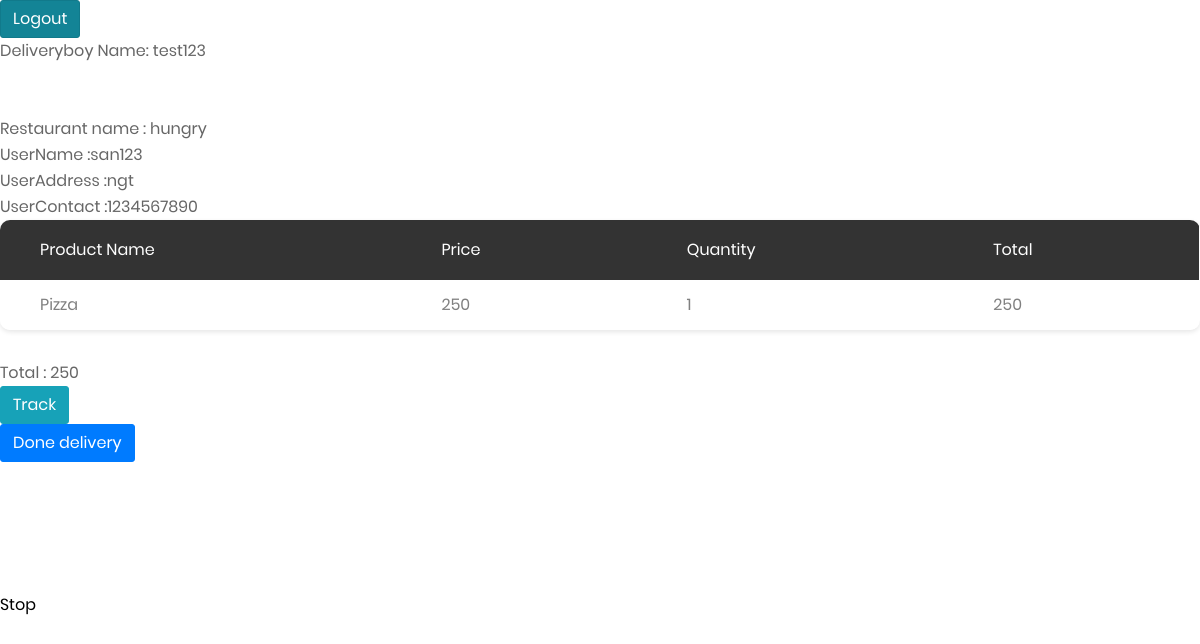
Before: /Admin/deliveryboy.php?login=success (signed in) with the older database file.
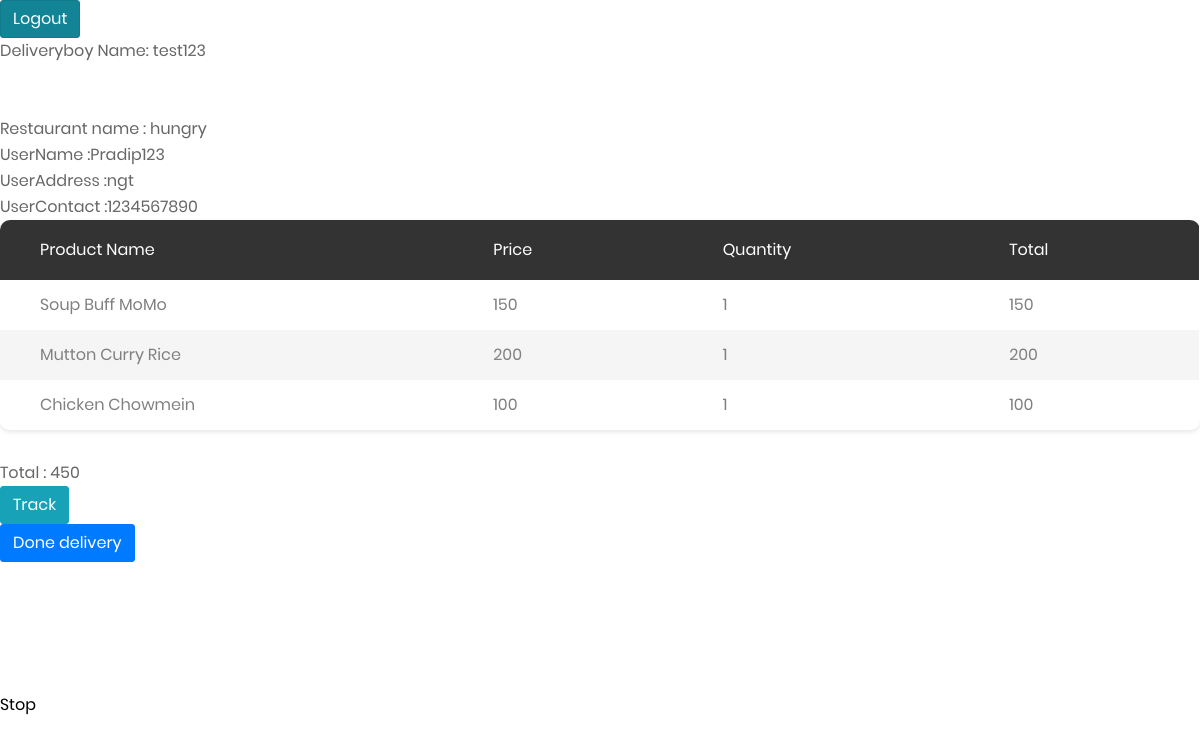
After: the same page with the newer database file.
### tables this page shows
CREATE TABLE `order_list` (
  `Order_Id` int(11) NOT NULL,
  `UserId` varchar(200) NOT NULL,
  `R_Id` int(11) NOT NULL,
  `Id` int(11) NOT NULL,
  `quantity` int(11) NOT NULL,
  `price` int(11) NOT NULL,
  `UserAddress` varchar(200) NOT NULL,
  `UserPhone` int(11) NOT NULL,
  `status` varchar(20) DEFAULT 'ordered'
);

CREATE TABLE `products` (
  `id` int(11) NOT NULL,
  `name` varchar(50) NOT NULL,
  `description` text NOT NULL,
  `price` float NOT NULL,
  `shipping` float NOT NULL,
  `quantity` int(11) NOT NULL DEFAULT '5',
  `image` varchar(250) NOT NULL,
  `R_Id` int(11) NOT NULL,
  `categories` varchar(50) NOT NULL
);

### Admin/deliveryboy.php (the view, shortened to what this page needs)
<!DOCTYPE html>
<html lang="en">
<head>
    <link href="css/font-face.css" rel="stylesheet" media="all">
    <link href="vendor/font-awesome-4.7/css/font-awesome.min.css" rel="stylesheet" media="all">
    <link href="vendor/font-awesome-5/css/fontawesome-all.min.css" rel="stylesheet" media="all">
    <link href="vendor/mdi-font/css/material-design-iconic-font.min.css" rel="stylesheet" media="all">
    <link href="vendor/bootstrap-4.1/bootstrap.min.css" rel="stylesheet" media="all">
    <link href="vendor/animsition/animsition.min.css" rel="stylesheet" media="all">
    <link href="vendor/bootstrap-progressbar/bootstrap-progressbar-3.3.4.min.css" rel="stylesheet" media="all">
    <link href="vendor/wow/animate.css" rel="stylesheet" media="all">
    <link href="vendor/css-hamburgers/hamburgers.min.css" rel="stylesheet" media="all">
    <link href="vendor/slick/slick.css" rel="stylesheet" media="all">
    <link href="vendor/select2/select2.min.css" rel="stylesheet" media="all">
    <link href="vendor/perfect-scrollbar/perfect-scrollbar.css" rel="stylesheet" media="all">
    <link href="css/theme.css" rel="stylesheet" media="all">
</head>
<body>
<form class="navbar-form navbar-right" action="../includes/logout.inc.php" method="post">
            <button type="submit" class="btn btn-info" name="logout-submit">Logout</button>
</form>
<?php
include '../includes/dbh.inc.php';
$total = 0;
$name = $_SESSION['userId'];
$R_Id = $_SESSION['R_Id'];
echo 'Deliveryboy Name: '.$name;
echo '<br><br><br>';
$sql_Res = 'SELECT R_Name FROM restaurants WHERE R_Id = "'.$R_Id.'"';
$Res = mysqli_query($conn, $sql_Res);
$Res_name = mysqli_fetch_array($Res);
echo 'Restaurant name : '.$Res_name["R_Name"];
$sql = 'SELECT DISTINCT UserId, UserAddress, UserContact FROM Bill_Table WHERE Deliveryboy_name="'.$name.'"';
$Result = mysqli_query($conn, $sql);
while($row = mysqli_fetch_array($Result)){
    echo '<br>';
    echo 'UserName :'.$row['UserId'];
    echo '<br>UserAddress :'.$row['UserAddress'];
    echo '<br>UserContact :'.$row['UserContact'];
    $sql_order = 'SELECT Id, quantity, price FROM order_list WHERE status="OnTheWay" AND (R_Id="'.$R_Id.'" AND UserId="'.$row["UserId"].'")';
    $order=mysqli_query($conn, $sql_order);
    echo '<div class="table-responsive table--no-card m-b-30">
    <table class="table table-borderless table-striped table-earning" >
    <thead>
        <tr>
            <th>Product Name</th>
            <th>Price</th>
            <th>Quantity</th>
            <th>Total</th>
        </tr>
    </thead>
    <tbody>';
    while($get_row = mysqli_fetch_array($order)){
        $sql_product = 'SELECT name FROM products WHERE id = "'.$get_row['Id'].'"';
        $product = mysqli_query($conn, $sql_product);
        $pro_name = mysqli_fetch_array($product);
        echo '<tr>
        <td>'.$pro_name["name"].'</td>
        <td>'.$get_row["price"].'</td>
        <td>'.$get_row["quantity"].'</td>';
        $sum = ($get_row["quantity"]*$get_row["price"]);
        echo '<td>'.$sum.'</td>';
        $total += $sum;
    }
    echo '</tbody></table></div>';
    echo 'Total : '.$total.'<br>';
    echo '<a class="btn btn-info" href=" deliveryboy.php?track&username='.$row['UserId'].'">Track</a>';
    echo '<form action="delivered.inc.php" method="POST">
         <input type="hidden" name="UserName" value="'.$row["UserId"].'">
         <input type="hidden" name="R_Id" value="'.$R_Id.'">
         <input type="hidden" name="deliveryboy_name" value="'.$name.'">
         <input type="hidden" name="timestamp" value="'.date("Y/m/d h:i:sa").'">
         <button type="submit" name="submit-order" class="btn btn-primary">Done delivery</button>
            </form> ';
    $total = 0;
    echo '<br><br><br><br><br>';
}
include 'footer.php';
?>
<button onclick="stopTimer()"> Stop</button>
</body>
</html>

Changed rows visible on the page:
removed order_list: products.name "Pizza", price "250", quantity "1", shown under "san123"
added order_list: products.name "Soup Buff MoMo", price "150", quantity "1", shown under "Pradip123"
added order_list: products.name "Mutton Curry Rice", price "200", quantity "1", shown under "Pradip123"
added order_list: products.name "Chicken Chowmein", price "100", quantity "1", shown under "Pradip123"
Other visible differences:
new list line: "UserName : Pradip123 UserAddress : ngt UserContact : 1234567890 Product Name Price Quantity Total Total : 450 Track Done delivery"
list line gone: "UserName : san123 UserAddress : ngt UserContact : 1234567890 Product Name Price Quantity Total Total : 250 Track Done delivery"
